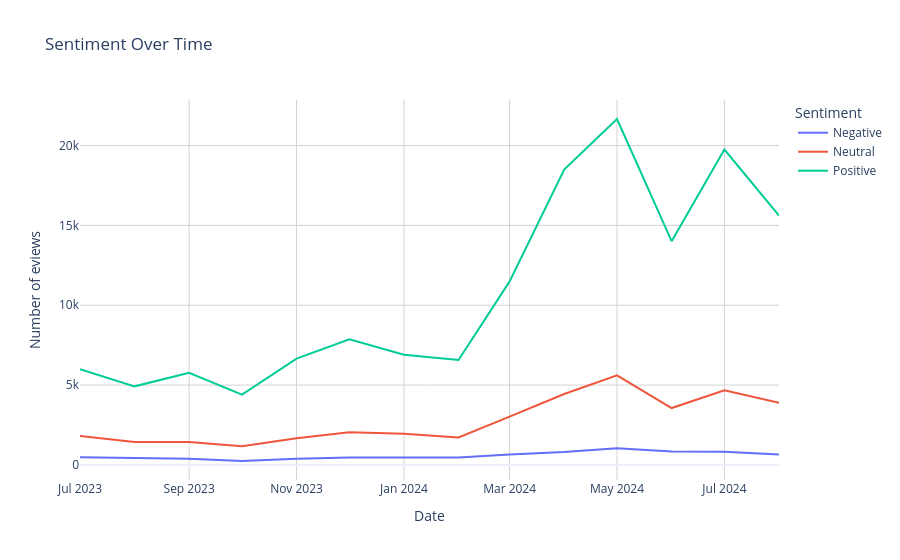

The cell this chart's notebook holds for it:
### Markdown cell above
### Visualize

### Code cell
#visualize
fig = go.Figure()

for sentiment in sentiment_overtime.columns:
  fig.add_trace(go.Scatter(
      x = sentiment_overtime.index,
      y = sentiment_overtime[sentiment],
      mode = 'lines',
      name = sentiment
  ))

  fig.update_layout(
      title = 'Sentiment Over Time',
      xaxis_title = 'Date',
      yaxis_title = 'Number of eviews',
      legend_title = 'Sentiment',
      xaxis=dict(showgrid=True, gridcolor='lightgray'),
      yaxis=dict(showgrid=True, gridcolor='lightgray')
  )

fig.write_image(f'{output_dir}\Sentiment Over Time.png')
fig.show()

### Figure 1 — Plotly figure (JSON) as saved in the notebook; plotly's stock layout.template omitted (floating-point values rounded to 4 significant figures)
{"data": [{"mode": "lines", "name": "Negative", "type": "scatter", "x": ["2023-07-01T00:00:00", "2023-08-01T00:00:00", "2023-09-01T00:00:00", "2023-10-01T00:00:00", "2023-11-01T00:00:00", "2023-12-01T00:00:00", "2024-01-01T00:00:00", "2024-02-01T00:00:00", "2024-03-01T00:00:00", "2024-04-01T00:00:00", "2024-05-01T00:00:00", "2024-06-01T00:00:00", "2024-07-01T00:00:00", "2024-08-01T00:00:00"], "y": [480, 440, 389, 247, 394, 461, 457, 459, 659, 803, 1048, 835, 827, 656]}, {"mode": "lines", "name": "Neutral", "type": "scatter", "x": ["2023-07-01T00:00:00", "2023-08-01T00:00:00", "2023-09-01T00:00:00", "2023-10-01T00:00:00", "2023-11-01T00:00:00", "2023-12-01T00:00:00", "2024-01-01T00:00:00", "2024-02-01T00:00:00", "2024-03-01T00:00:00", "2024-04-01T00:00:00", "2024-05-01T00:00:00", "2024-06-01T00:00:00", "2024-07-01T00:00:00", "2024-08-01T00:00:00"], "y": [1809, 1439, 1433, 1169, 1667, 2048, 1952, 1716, 3022, 4445, 5614, 3562, 4682, 3892]}, {"mode": "lines", "name": "Positive", "type": "scatter", "x": ["2023-07-01T00:00:00", "2023-08-01T00:00:00", "2023-09-01T00:00:00", "2023-10-01T00:00:00", "2023-11-01T00:00:00", "2023-12-01T00:00:00", "2024-01-01T00:00:00", "2024-02-01T00:00:00", "2024-03-01T00:00:00", "2024-04-01T00:00:00", "2024-05-01T00:00:00", "2024-06-01T00:00:00", "2024-07-01T00:00:00", "2024-08-01T00:00:00"], "y": [5994, 4922, 5771, 4408, 6658, 7866, 6904, 6573, 11494, 18491, 21663, 14014, 19750, 15614]}], "layout": {"legend": {"title": {"text": "Sentiment"}}, "title": {"text": "Sentiment Over Time"}, "xaxis": {"gridcolor": "lightgray", "showgrid": true, "title": {"text": "Date"}}, "yaxis": {"gridcolor": "lightgray", "showgrid": true, "title": {"text": "Number of eviews"}}}}
